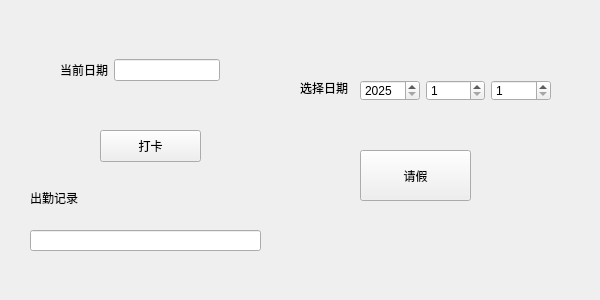
<?xml version="1.0" encoding="UTF-8"?>
<ui version="4.0">
 <class>doctorCheckInClient</class>
 <widget class="QWidget" name="doctorCheckInClient">
  <property name="geometry">
   <rect>
    <x>0</x>
    <y>0</y>
    <width>600</width>
    <height>300</height>
   </rect>
  </property>
  <property name="minimumSize">
   <size>
    <width>600</width>
    <height>0</height>
   </size>
  </property>
  <property name="maximumSize">
   <size>
    <width>600</width>
    <height>300</height>
   </size>
  </property>
  <property name="windowTitle">
   <string>Form</string>
  </property>
  <widget class="QLineEdit" name="lineEdit">
   <property name="geometry">
    <rect>
     <x>30</x>
     <y>230</y>
     <width>231</width>
     <height>21</height>
    </rect>
   </property>
  </widget>
  <widget class="QLabel" name="label">
   <property name="geometry">
    <rect>
     <x>270</x>
     <y>-20</y>
     <width>31</width>
     <height>351</height>
    </rect>
   </property>
   <property name="text">
    <string/>
   </property>
   <property name="pixmap">
    <pixmap resource="../resources.qrc">:/resources/icons/1注册登录d.png</pixmap>
   </property>
   <property name="scaledContents">
    <bool>true</bool>
   </property>
  </widget>
  <widget class="QLabel" name="label_2">
   <property name="geometry">
    <rect>
     <x>30</x>
     <y>190</y>
     <width>58</width>
     <height>16</height>
    </rect>
   </property>
   <property name="text">
    <string>出勤记录</string>
   </property>
  </widget>
  <widget class="QWidget" name="gridLayoutWidget">
   <property name="geometry">
    <rect>
     <x>60</x>
     <y>30</y>
     <width>160</width>
     <height>80</height>
    </rect>
   </property>
   <layout class="QGridLayout" name="gridLayout">
    <item row="1" column="0">
     <layout class="QHBoxLayout" name="horizontalLayout">
      <item>
       <widget class="QLabel" name="label_3">
        <property name="text">
         <string>当前日期</string>
        </property>
       </widget>
      </item>
      <item>
       <widget class="QLineEdit" name="dateLineEdit"/>
      </item>
     </layout>
    </item>
   </layout>
  </widget>
  <widget class="QPushButton" name="pushButton">
   <property name="geometry">
    <rect>
     <x>100</x>
     <y>130</y>
     <width>101</width>
     <height>32</height>
    </rect>
   </property>
   <property name="text">
    <string>打卡</string>
   </property>
  </widget>
  <widget class="QPushButton" name="pushButton_2">
   <property name="geometry">
    <rect>
     <x>360</x>
     <y>150</y>
     <width>111</width>
     <height>51</height>
    </rect>
   </property>
   <property name="text">
    <string>请假</string>
   </property>
  </widget>
  <widget class="QWidget" name="horizontalLayoutWidget_3">
   <property name="geometry">
    <rect>
     <x>360</x>
     <y>80</y>
     <width>191</width>
     <height>21</height>
    </rect>
   </property>
   <layout class="QHBoxLayout" name="horizontalLayout_3">
    <item>
     <widget class="QSpinBox" name="yearSpinBox">
      <property name="minimum">
       <number>2025</number>
      </property>
      <property name="maximum">
       <number>2027</number>
      </property>
     </widget>
    </item>
    <item>
     <widget class="QSpinBox" name="monthSpinBox">
      <property name="minimum">
       <number>1</number>
      </property>
      <property name="maximum">
       <number>12</number>
      </property>
     </widget>
    </item>
    <item>
     <widget class="QSpinBox" name="daySpinBox">
      <property name="minimum">
       <number>1</number>
      </property>
      <property name="maximum">
       <number>31</number>
      </property>
     </widget>
    </item>
   </layout>
  </widget>
  <widget class="QLabel" name="label_5">
   <property name="geometry">
    <rect>
     <x>300</x>
     <y>80</y>
     <width>58</width>
     <height>16</height>
    </rect>
   </property>
   <property name="text">
    <string>选择日期</string>
   </property>
  </widget>
 </widget>
 <resources>
  <include location="../resources.qrc"/>
 </resources>
 <connections/>
</ui>
